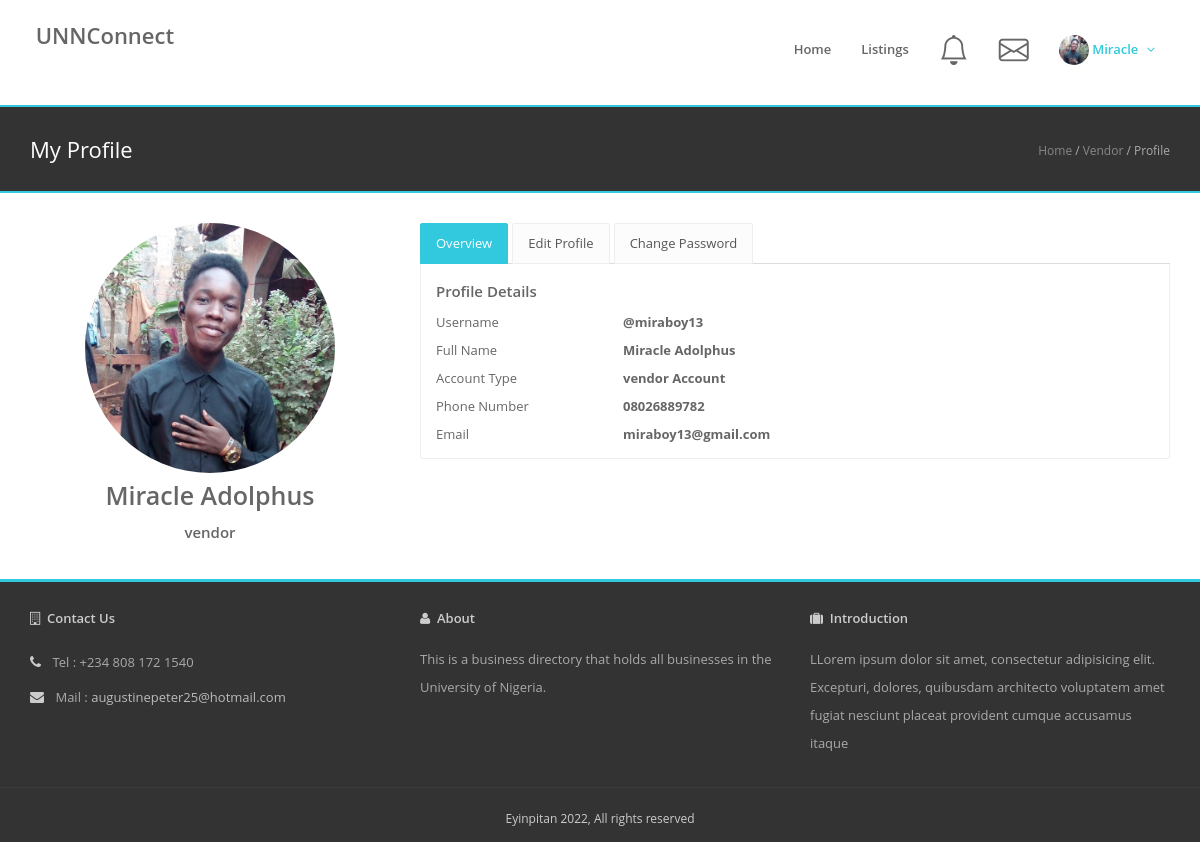
The page /vendor/profile/ (signed in) on the database its author committed.
### businessDirectory/models.py (models this page shows)
class User(AbstractUser):
    is_admin = models.BooleanField(default=False)
    is_vendor = models.BooleanField(default=False)
    is_customer = models.BooleanField(default=False)
    phone = models.CharField(max_length=20, blank=True)
    photo_url = models.FileField(upload_to='static/uploads/profile_photos/',
                                 default='static/uploads/profile_photos/nophoto-male.jpg')
    def __str__(self):
        return self.first_name

### businessDirectory/views.py (the view, shortened to what this page needs)
# urls.py: path('<str:user_type>/profile/', views.UserProfileView.as_view(), name='user-profile'),
class UserProfileView(LoginRequiredMixin, View):
    login_url = '/customer/login/'
    redirect_field_name = 'customer/profile/'
    context = {}
    def get(self, request, user_type):
        self.context['title'] = f"{user_type} Profile"
        self.context['user_type'] = user_type
        self.context['messages'] = CustomerMessage.objects.all()
        self.context['notifications'] = Notification.objects.all()
        return render(request, 'user_profile.html', self.context)

### businessDirectory/templates/user_profile.html (shortened to what this page needs)
{% load static %}
{% include 'include/header.html' %}
{% include 'include/nav-bar.html' %}
    <div class="page-heading-two">
        <div class="container">
            <h2>My Profile</h2>
            <div class="breads">
                <a href="{% url 'businessDirectory:home' %}">Home</a> /
                {% if request.user.is_customer %}
                    <a href="{% url 'businessDirectory:user-profile' user_type=user_type %}">Customer</a> / Profile
                {% elif request.user.is_vendor %}
                    <a href="{% url 'businessDirectory:user-profile' user_type=user_type %}">Vendor</a> / Profile
                {% endif %}
            </div>
            <div class="clearfix"></div>
        </div>
    </div>
    <div class="container">
      <div class="row p-5">
        <div class="col-md-4 col-sm-12">
          <div class="card">
            <div class="card-body profile-card pt-4 d-flex flex-column text-center">
              <img src="/{{ request.user.photo_url }}" alt="Profile" class="rounded-5" width="250px" height="250px">
              <h2>{{ request.user.first_name }} {{ request.user.last_name }}</h2>
              <h5>{{ user_type }}</h5>
            </div>
          </div>
        </div>
        <div class="col-md-8 col-sm-12">
                            <div class="nav-tabs-one">
                        <ul class="nav nav-tabs">
                            <li class="active"><a href="#p-nav-1" data-toggle="tab">Overview</a></li>
                            <li><a href="#p-nav-2" data-toggle="tab">Edit Profile</a></li>
                            <li class="review-tab"><a href="#p-nav-3" data-toggle="tab">Change Password</a></li>
                        </ul>
                        <div class="tab-content">
                            <div class="tab-pane fade in active" id="p-nav-1">
                                <div class="single-property">
                  <h5 class="card-title">Profile Details</h5>
                  <div class="row">
                    <div class="col-lg-3 col-md-4">Username</div>
                      <div class="col-lg-9 col-md-8"><b>@{{ request.user.username }}</b></div>
                  </div>
                  <div class="row">
                    <div class="col-lg-3 col-md-4">Full Name</div>
                      <div class="col-lg-9 col-md-8"><b>{{ request.user.first_name }} {{ request.user.last_name }}</b></div>
                  </div>
                  <div class="row">
                    <div class="col-lg-3 col-md-4">Account Type</div>
                      <div class="col-lg-9 col-md-8"><b>{{ user_type }} Account</b></div>
                  </div>
                  <div class="row">
                    <div class="col-lg-3 col-md-4">Phone Number</div>
                      <div class="col-lg-9 col-md-8"><b>{{ request.user.phone }}</b></div>
                  </div>
                  <div class="row">
                    <div class="col-lg-3 col-md-4">Email</div>
                      <div class="col-lg-9 col-md-8"><b>{{ request.user.email }}</b></div>
                  </div>
                                </div>
                            </div>
                        </div>
                    </div>
        </div>
      </div>
</div>
        {% include 'include/footer.html' %}

### businessDirectory/templates/include/nav-bar.html (shortened to what this page needs)
{% with request.resolver_match.url_name as url_name %}
{% load static %}
<div class="header-2">
    <div class="container">
        <div class="row">
            <div class="col-md-3 col-sm-3">
                <div class="logo">
                    <h3>
                        <a href="{% url 'businessDirectory:home' %}">UNNConnect</a>
                    </h3>
                </div>
            </div>
            <div class="col-md-9 col-sm-9">
                <div class="navy">
                    <ul class="pull-right">
                        <li class="{% if url_name == 'home' %}active{% endif %}"><a href="{% url 'businessDirectory:home' %}">Home</a></li>
                        <li class="{% if url_name == 'business-list' %}active{% endif %}"><a href="{% url 'businessDirectory:business-list' %}">Listings</a></li>
                            {% if request.user.is_authenticated %}
        {% if request.user.is_vendor %}
                        <li class="{% if url_name == 'vendor-notification' %}active{% endif %}"><a href="{% url 'businessDirectory:vendor-notification' %}"><i style="font-size: 3rem" class="bi bi-bell"></i></a></li>
                        <li class="{% if url_name == 'vendor-messages' %}active{% endif %}"><a href="{% url 'businessDirectory:vendor-messages' %}"><i style="font-size: 3rem" class="bi bi-envelope"></i></a></li>
        {% endif %}
        <li class="active has-sub">
          <a class="dropdown-toggle" href="#" data-toggle="dropdown">
            <img src="/{{ request.user.photo_url }}" width="30px" height="30px" alt="Profile" class="img-circle">
            <span class="d-none d-md-block dropdown-toggle ps-2">{{ request.user }}</span>
          </a>
        </li>
                            {% endif %}
                    </ul>
                </div>
            </div>
        </div>
    </div>
</div>
{% endwith %}

### static/assets/css/styles/skin-lblue.css (style rules this page uses)
a { color: #1faabe; }
.nav-tabs > li > a { color: #555555; }
.nav-tabs > li.active > a { background-color: #32c8de; border-color: #32c8de; color: #ffffff; }
.nav-tabs-one .nav-tabs > li > a { color: #555555; }
.nav-tabs-one .nav-tabs > li.active > a { background-color: #32c8de; border-color: #32c8de; color: #ffffff; }
.header-2 .navy ul > li.has-sub > a:after { color: #32c8de; }

### businessDirectory/templates/include/header.html (style rules this page uses)
.header-2 { background: #ffffff; }
.header-2 .navy > ul > li > a { color: #666 }
.header-2 .navy > ul > .active > a { color: #32c8de }

### rows shown on the page
User: user.photo_url (picture), user "Miracle", user.first_name "Miracle", user.last_name "Adolphus", user.username "miraboy13", user.phone "08026889782", user.email "miraboy13@gmail.com"

### other values the page prints
{{ user_type }} "vendor"
